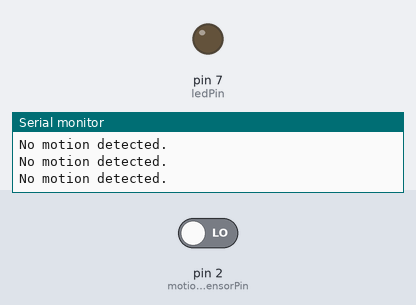
Bench run of a sketch on a simulated Arduino Uno, built with avr-gcc and run on an emulated ATmega328P. On the bench: output pins drawn as LEDs (lit = HIGH), the last lines printed to the serial monitor. The test bench sets the inputs (shaded band); at power-on: pin 2 (motionSensorPin) LOW.

Above: at 2.8 s.
2.9 s: pin 2 (motionSensorPin) driven HIGH
At 3.6 s:
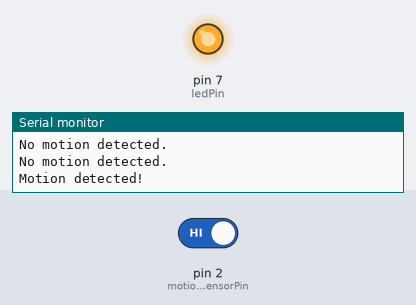
4.5 s: pin 2 (motionSensorPin) driven LOW
At 6.3 s:
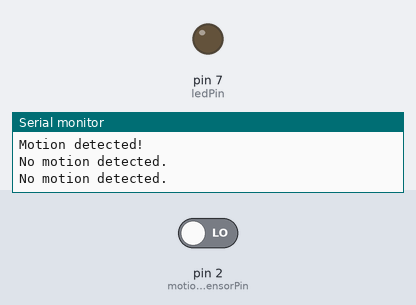
Timing chart, 0 to 7.8 s (numbered marks = the images above; inputs shaded):
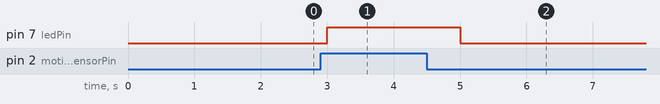

The sketch:

task1.1p.ino
```cpp
const int motionSensorPin = 2;
const int ledPin = 7;

int motionDetected = LOW;

void setup() {
  pinMode(motionSensorPin, INPUT);
  pinMode(ledPin, OUTPUT);
  Serial.begin(9600);  // Initialize serial communication
}

void loop() {
  int sensorValue = digitalRead(motionSensorPin);

  if (sensorValue == HIGH) {
    motionDetected = HIGH;
    digitalWrite(ledPin, HIGH);
    Serial.println("Motion detected!");
  } else {
    motionDetected = LOW;
    digitalWrite(ledPin, LOW);
    Serial.println("No motion detected.");
  }

  delay(1000);  // Delay between readings
}
```

Measured:
- after the input at 2.9 s, pin 7 (ledPin): LOW → HIGH after 0.10 s
- after the input at 4.5 s, pin 7 (ledPin): HIGH → LOW after 0.50 s
